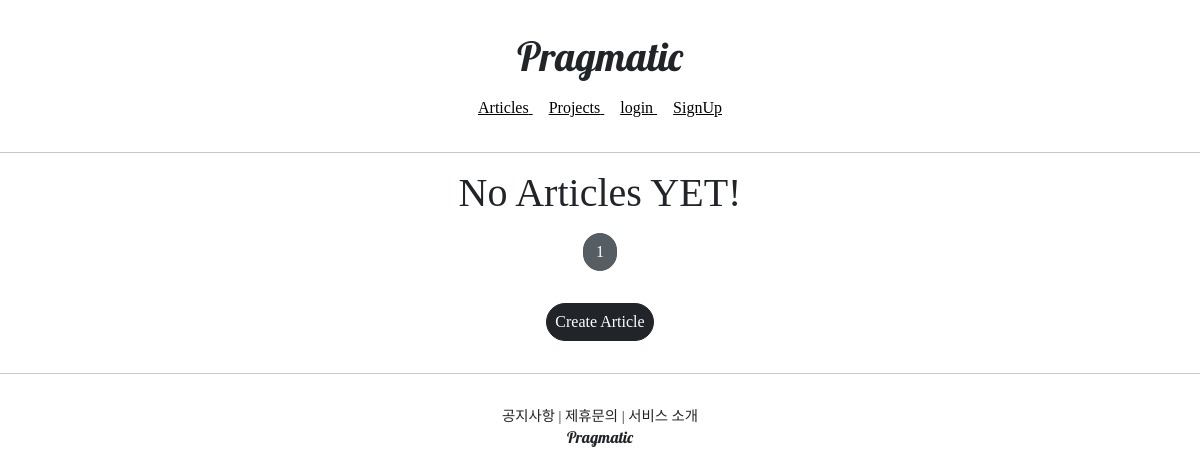
Page /articles/list/ on the earlier database version.
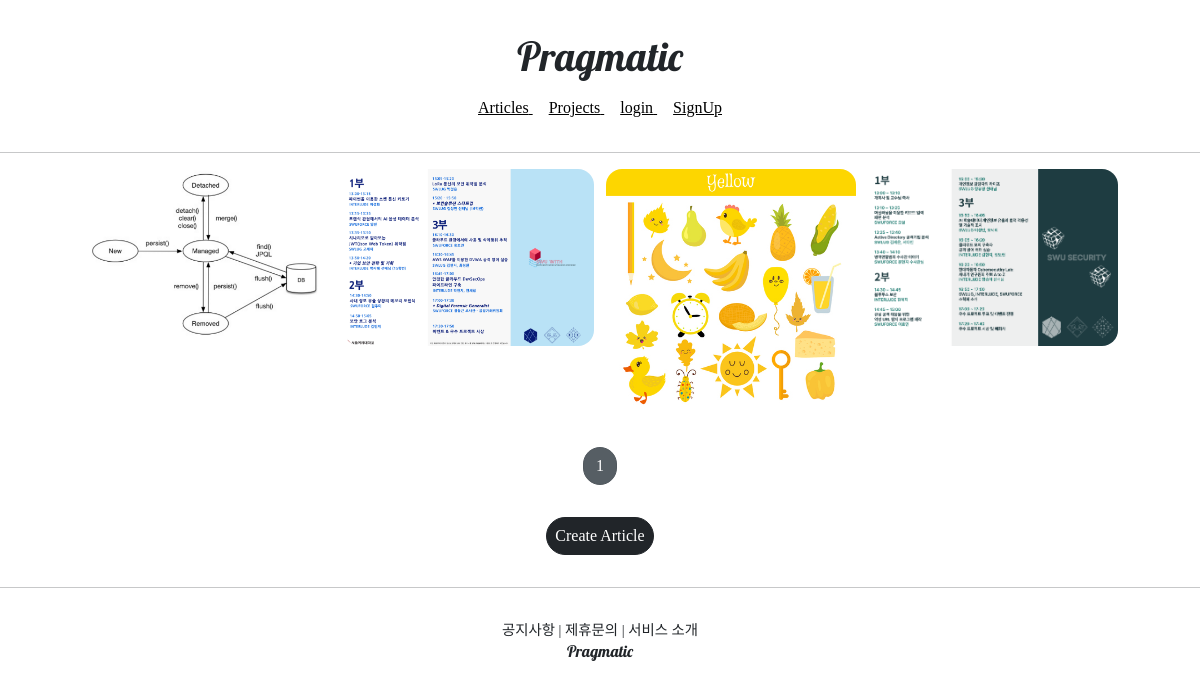
Same page on the later database version.
### articleapp/models.py (models this page shows)
class Article(models.Model):
    writer = models.ForeignKey(User, on_delete=models.SET_NULL,related_name='article',null=True)
    title = models.CharField(max_length=200,null=True)
    image = models.ImageField(upload_to='article/',null=False)
    content = models.TextField(null=True)
    created_at = models.DateField(auto_created=True, null=True)

### articleapp/views.py (the view)
# urls.py: path('list/', ArticleListView.as_view(), name='list'),
class ArticleListView(ListView):
    model = Article
    context_object_name = 'article_list'
    template_name = 'articleapp/list.html'
    ordering = ['id']
    paginate_by = 5

### articleapp/templates/articleapp/list.html (shortened to what this page needs)
{% extends 'base.html' %}
{% load static %}
{% block content %}
   {% if article_list %}
   <div class="container">
     {% for article in article_list %}
       <a href="{% url 'articleapp:detail' pk=article.pk %}">
           {% include 'snippets/card.html' with article=article %}
       </a>
       {% endfor %}
   </div>
   {% else %}
   <div class="text-center">
       <h1>No Articles YET! </h1>
   </div>
   {% endif %}
   {% include 'snippets/pagination.html' with page_obj=page_obj %}
   <div style="text-align: center">
       <a href="{% url 'articleapp:create' %}" class="btn btn-dark rounded-pill mt-3 mb-3 px-2">
           Create Article
       </a>
   </div>
{% endblock %}

### templates/snippets/card.html
<div>
    <img src="{{ article.image.url }}" alt="">
</div>

Differences in the rows shown:
added Article: image (picture)
added Article: image (picture)
added Article: image (picture)
added Article: image (picture)
Other differences:
text no longer shown: "No Articles YET!"
